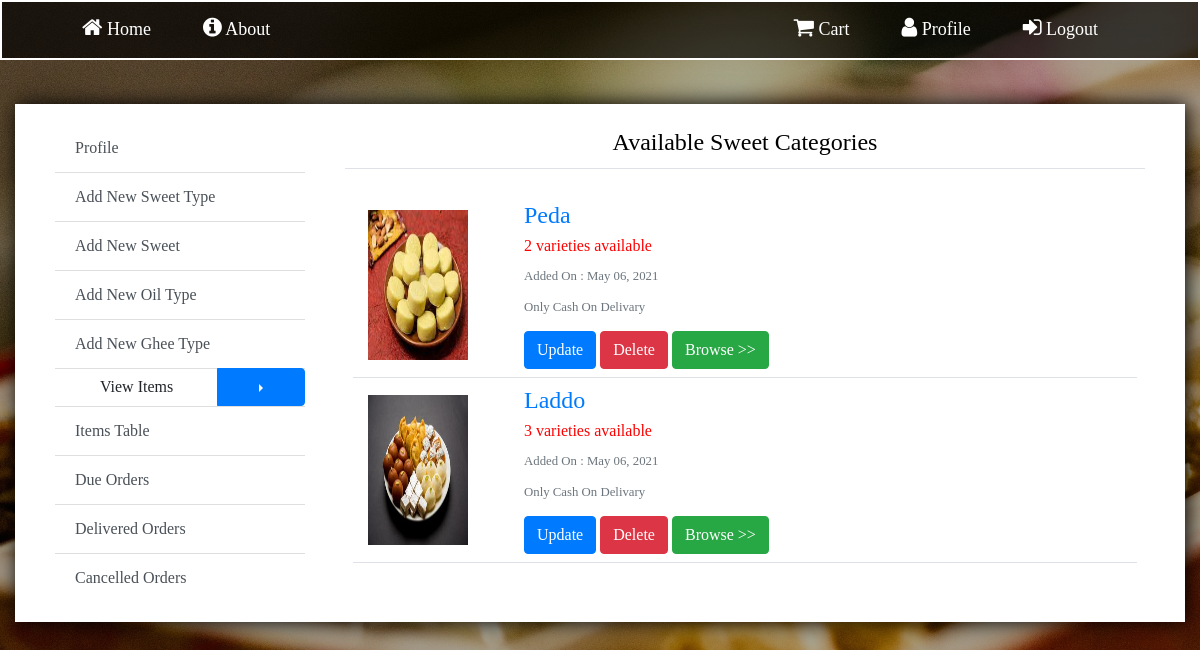
The app's page /type/all/ (signed in) with its own data.
### store/models.py (models this page shows, shortened)
class SweetType(models.Model):
    sweet_name = models.CharField(max_length=200)
    slug = models.SlugField(unique=True)
    image = models.ImageField(upload_to='Sweet_Types',default='default_sweet.jpg')
    date = models.DateTimeField(default=timezone.now)
    class Meta:
        unique_together = ('sweet_name','slug')
    @property
    def varieties(request):
        count = SpecificTypes.objects.filter(sweet_category_id = request.id).count()
        return count

### store/views.py (the view)
# urls.py: path('type/all/', TypeListView.as_view(), name='type-all'),
class TypeListView(LoginRequiredMixin, PermissionRequiredMixin, ListView):
    permission_required = 'is_superuser'
    model = SweetType
    template_name = 'store/type_list.html'
    paginate_by = 10
    def get_context_data(self, **kwargs):
        context = super(TypeListView, self).get_context_data(**kwargs)
        type = SweetType.objects.all().order_by("-date")
        paginator = Paginator(type,self.paginate_by)
        self.request.session['prev_url'] = self.request.META.get('HTTP_REFERER')
        page = self.request.GET.get('page')
        try:
            type = paginator.page(page)
        except PageNotAnInteger:
            type = paginator.page(1)
        except EmptyPage:
            type = paginator.page(paginator.num_pages)
        context['type'] = type
        return context

### store/templates/store/type_list.html (shortened to what this page needs)
{% extends 'store/admin_pages_base.html' %}
{% load crispy_forms_tags %}
{%block content%}
<div class="operations">
        <div class="list-group list-group-flush">
            <a href="{% url 'profile' %}" class="list-group-item list-group-item-action">Profile</a>
            <a href="{% url 'new-type' %}" class="list-group-item list-group-item-action">Add New Sweet Type</a>
            <a href="{% url 'new-sweet' %}" class="list-group-item list-group-item-action">Add New Sweet</a>
            <a href="{% url 'new-oil' %}" class="list-group-item list-group-item-action">Add New Oil Type</a>
            <a href="{% url 'new-ghee' %}" class="list-group-item list-group-item-action">Add New Ghee Type</a>
            <div class="btn-group dropright">
                <button type="button" class="btn">
                    View Items
                </button>
                <button type="button" class="btn btn-primary dropdown-toggle dropdown-toggle-split" data-toggle="dropdown"
                        aria-haspopup="true" aria-expanded="false">
                </button>
            </div>
            <a href="{% url 'items-table' %}" class="list-group-item list-group-item-action">Items Table</a>
            <a href="{% url 'due-list' %}" class="list-group-item list-group-item-action">Due Orders</a>
            <a href="{% url 'deliver-list' %}" class="list-group-item list-group-item-action">Delivered Orders</a>
            <a href="{% url 'cancelled-orders' %}" class="list-group-item list-group-item-action">Cancelled Orders</a>
        </div>
    </div>
    <div class="content">
            <fieldset>
                <legend class="border-bottom pb-2 text-center">Available Sweet Categories</legend>
                <div class="views form-group row my-4 mx-2">
                    {% for item in type %}
                    <div class="item col-lg-12 pb-2 border-bottom mb-2">
                        <div class="img">
                            <a href="{% url 'sweet-cat' item.slug %}"><img src="{{ item.image.url }}"></a>
                        </div>
                        <div class="details ml-3">
                            <a href="{% url 'sweet-cat' item.slug %}"><h4>{{item.sweet_name}}</h4></a>
                            <p style="color:red;white-space: nowrap; "> {{item.varieties}} varieties available</p>
                            <div  class="text-muted">
                                <small>
                                    <p>Added On : {{item.date | date:"F d, Y"}}</p>
                                    <p>Only Cash On Delivary</p>
                                </small>
                            </div>
                            <div class="routes">
                                <a href="{% url 'type-update' item.slug %}" class="btn btn-primary">Update</a>
                                <a href="{% url 'type-delete' item.slug %}" class="btn btn-danger">Delete</a>
                                <a href="{% url 'sweet-cat' item.slug %}" class="btn btn-success">Browse >></a>
                            </div>
                        </div>
                    </div>
                    {% endfor %}
                </div>
            </fieldset>
    </div>
{%endblock content%}

### store/static/css/base.css (style rules this page uses)
* { font-family: Calibri }
body { background: linear-gradient(rgba(0, 0, 0, 0.3),rgba(0, 0, 0, 0.3),rgba(0, 0, 0, 0.3)), url(../images/img1.jpg); background-size: cover; background-position: center; background-attachment: fixed; background-repeat: no-repeat; width: auto; }
label,legend,.text-muted { color: black; }

### store/static/css/admin_base.css (style rules this page uses)
.operations { flex: 2; margin: 10px 20px; min-width: 250px; }

### store/templates/store/type_list.html (style rules this page uses)
.content { flex: 7; margin: 10px 20px; background: white; }
.item { display:flex; line-height:15px; align-items:center }
.item img { width: 100px; height: 150px; margin-right: 40px; }

### records on screen
SweetType: image (picture), sweet_name "Peda", varieties "2", date "May 06, 2021"
SweetType: image (placeholder picture), sweet_name "Laddo", varieties "3", date "May 06, 2021"
